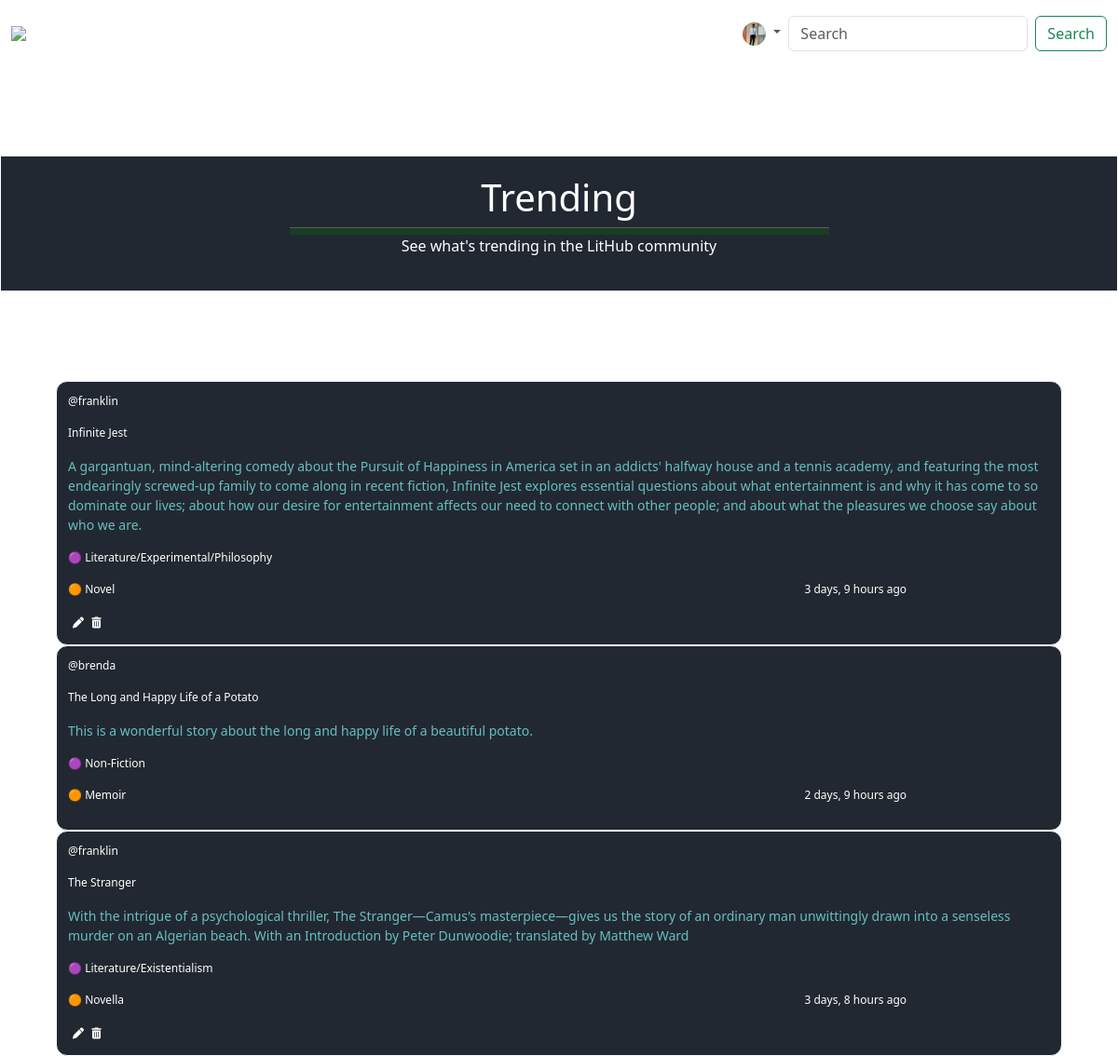
Screenshot of /explore/ (signed in) with the database file from the repository.
### lithubs/models.py (models this page shows, shortened)
class Repository(models.Model):
    user = models.ForeignKey(User, on_delete = models.CASCADE)
    title = models.CharField(max_length = 200)
    synopsis = models.TextField()
    genre = models.CharField(max_length = 200)
    form = models.CharField(max_length = 200)
    body = models.TextField()
    updated = models.DateTimeField(auto_now = True)
    created = models.DateTimeField(auto_now_add = True)
    class Meta:
        verbose_name_plural = 'repositories'
        ordering = ['-updated', '-created']

### lithubs/views.py (the view)
# urls.py: path('explore/', views.explore, name = 'explore'),
def explore(request):
    repos = Repository.objects.all()
    context = {'repos': repos}
    return render(request, 'lithubs/explore.html', context)

### lithubs/templates/lithubs/explore.html
{% extends 'lithubs/main.html' %}
{% block content %}
<div class="explore-wrapper">
  <h1 class="explore-header">Trending</h1>
  <hr class="explore-hr">
  <p class="explore-sub-header">See what's trending in the LitHub community</p>
</div>
{% include 'lithubs/repository_feed_component.html' %}
{% endblock content %}

### lithubs/templates/lithubs/repository_feed_component.html
{% load static %}
	<div style="width: 90%; margin:0 auto;"class="">
		{% for repo in repos %}
		<div class="feed-repo-container">
			<p>@{{ repo.user }}</p>
			<p><a style="color: white; text-decoration: none;" href="{% url 'lithubs:repository' repo.id %}">{{ repo.title }}</a></p>
			<p id="repository-feed-synopsis">{{ repo.synopsis }}</p>
			<p>🟣 {{ repo.genre }}</p>
			<div class="profile-repo-form-created-grid">
				<div>
					<p>🟠 {{ repo.form }}</p>
					{% if request.user == repo.user %}
					<a href="{% url 'lithubs:update-repository' repo.id %}"><i style="color:white; padding: 5px;"class="fa fa-pen"></i></a>
					<a href="{% url 'lithubs:delete-repository' repo.id %}"><i style="color:white" class="fa fa-trash fa-1x"></i></a>
					{% endif %}
				</div>
				<div>
					<p>{{ repo.created|timesince }} ago</p>
				</div>
			</div>
		</div>
		{% endfor %}
	</div>

### lithubs/static/lithubs/css/styles.css (style rules this page uses)
:root { --primary-color: #222831; --secondary-color: #66bfbf; --azure: #ffffff; }
hr { width: 80%; height: 8px; margin-left: -50%; background-color:green; border: 0 none; margin-top: 100px; margin-bottom:100px; }
.explore-wrapper { margin: 8% auto; background-color: var(--primary-color); color:white; padding: 20px; border: 1px solid white; }
.explore-header { text-align: center; }
.explore-hr { margin:0 auto; width: 50%; }
.explore-sub-header { text-align: center; }
.profile-repo-form-created-grid { display: grid; grid-template-columns: 3fr 1fr; }
.feed-repo-container { background-color: var(--primary-color); border: 1px solid white; border-radius: 12px; padding: 12px; font-size: 12px; color: white; }
#repository-feed-synopsis { color: var(--secondary-color); font-size: 14px; }

### rows the page displays
Repository: user "franklin", title "Infinite Jest", synopsis "A gargantuan, mind-altering comedy about the Pursuit of Happiness in America set in an addicts' halfway house and a tennis academy, and featuring the most endearingly screwed-up family to come along in recent fiction, Infinite Jest explores essential questions about what entertainment is and why it has come to so dominate our lives; about how our desire for entertainment affects our need to connect with other people; and about what the pleasures we choose say about who we are.", genre "Literature/Experimental/Philosophy", form "Novel", created "3 days, 9 hours"
Repository: user "brenda", title "The Long and Happy Life of a Potato", synopsis "This is a wonderful story about the long and happy life of a beautiful potato.", genre "Non-Fiction", form "Memoir", created "2 days, 9 hours"
Repository: user "franklin", title "The Stranger", synopsis "With the intrigue of a psychological thriller, The Stranger—Camus's masterpiece—gives us the story of an ordinary man unwittingly drawn into a senseless murder on an Algerian beach. With an Introduction by Peter Dunwoodie; translated by Matthew Ward", genre "Literature/Existentialism", form "Novella", created "3 days, 8 hours"
